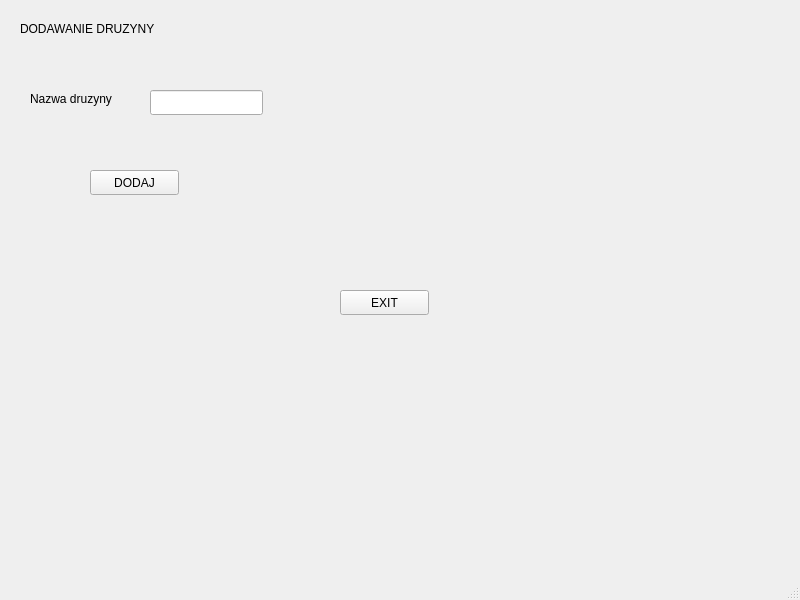
<?xml version="1.0" encoding="UTF-8"?>
<ui version="4.0">
 <class>MainWindow</class>
 <widget class="QMainWindow" name="MainWindow">
  <property name="geometry">
   <rect>
    <x>0</x>
    <y>0</y>
    <width>800</width>
    <height>600</height>
   </rect>
  </property>
  <property name="windowTitle">
   <string>MainWindow</string>
  </property>
  <widget class="QWidget" name="centralwidget">
   <widget class="QLabel" name="label">
    <property name="geometry">
     <rect>
      <x>20</x>
      <y>20</y>
      <width>171</width>
      <height>17</height>
     </rect>
    </property>
    <property name="text">
     <string>DODAWANIE DRUZYNY</string>
    </property>
   </widget>
   <widget class="QLabel" name="label_2">
    <property name="geometry">
     <rect>
      <x>30</x>
      <y>90</y>
      <width>111</width>
      <height>17</height>
     </rect>
    </property>
    <property name="text">
     <string>Nazwa druzyny</string>
    </property>
   </widget>
   <widget class="QLineEdit" name="lineEdit">
    <property name="geometry">
     <rect>
      <x>150</x>
      <y>90</y>
      <width>113</width>
      <height>25</height>
     </rect>
    </property>
   </widget>
   <widget class="QPushButton" name="pushButton">
    <property name="geometry">
     <rect>
      <x>90</x>
      <y>170</y>
      <width>89</width>
      <height>25</height>
     </rect>
    </property>
    <property name="text">
     <string>DODAJ</string>
    </property>
   </widget>
   <widget class="QPushButton" name="pushButton_2">
    <property name="geometry">
     <rect>
      <x>340</x>
      <y>290</y>
      <width>89</width>
      <height>25</height>
     </rect>
    </property>
    <property name="text">
     <string>EXIT</string>
    </property>
   </widget>
  </widget>
  <widget class="QMenuBar" name="menubar">
   <property name="geometry">
    <rect>
     <x>0</x>
     <y>0</y>
     <width>800</width>
     <height>22</height>
    </rect>
   </property>
  </widget>
  <widget class="QStatusBar" name="statusbar"/>
 </widget>
 <resources/>
 <connections/>
</ui>
